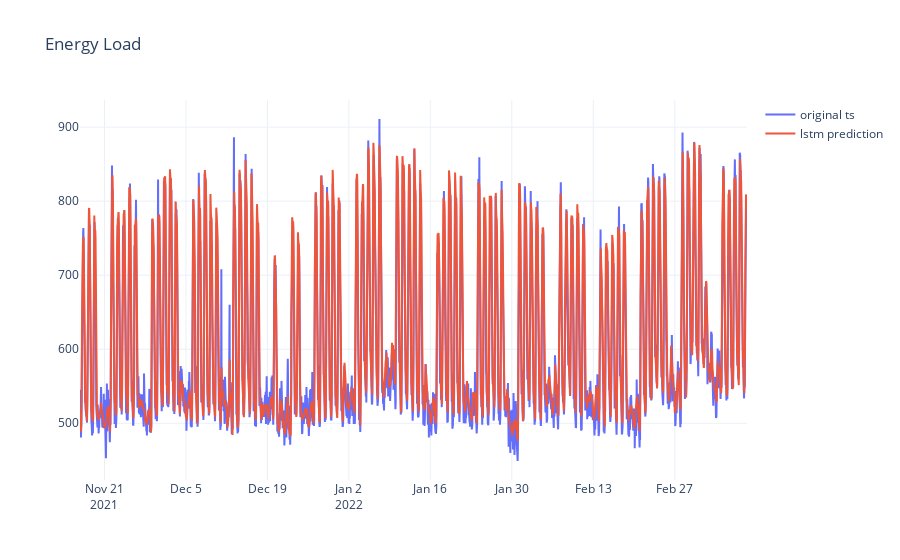

The code cell stored with this chart in its notebook:
### Code cell
p2 = go.Figure()
p2.add_trace(go.Scatter(x = df_result.index, y = df_result.value, name = "original ts"))
p2.add_trace(go.Scatter(x = df_result.index, y = df_result.predictions, name = "lstm prediction"))
p2.update_layout(title = "Energy Load")

### Figure 1 — Plotly figure (JSON) as saved in the notebook; plotly's stock layout.template omitted (floating-point values rounded to 4 significant figures; data arrays with more than 128 entries replaced by an {"elided": "..."} marker saying what was removed)
{"data": [{"name": "original ts", "type": "scatter", "x": {"elided": "2752 str values"}, "y": {"elided": "2752 float values"}}, {"name": "lstm prediction", "type": "scatter", "x": {"elided": "2752 str values"}, "y": {"elided": "2752 float values"}}], "layout": {"title": {"text": "Energy Load"}}}
